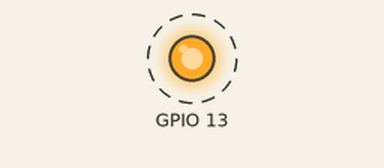
A sketch run on a simulated ESP8266 (NodeMCU). On the bench: output pins drawn as LEDs (lit = HIGH). Dashed ring = blinking.

Above: at 0.2 s.
Timing chart, 0 to 3.0 s (numbered marks = the images above):
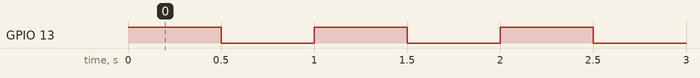

Measured:
- by itself, GPIO 13: alternates HIGH for 0.50 s and LOW for 0.50 s

The sketch:

check.ino
```cpp
#include <dummy.h>

#include <ESP8266WiFi.h>
#include <ESP8266WiFiAP.h>
#include <ESP8266WiFiGeneric.h>
#include <ESP8266WiFiMulti.h>
#include <ESP8266WiFiScan.h>
#include <ESP8266WiFiSTA.h>
#include <ESP8266WiFiType.h>
#include <WiFiClient.h>
#include <WiFiClientSecure.h>
#include <WiFiServer.h>
#include <WiFiUdp.h>


void setup() {
  // put your setup code here, to run once:
pinMode(13,OUTPUT);
}

void loop() {
  // put your main code here, to run repeatedly:
digitalWrite(13,HIGH);
delay(500);
digitalWrite(13,LOW);
delay(500);

}
```
